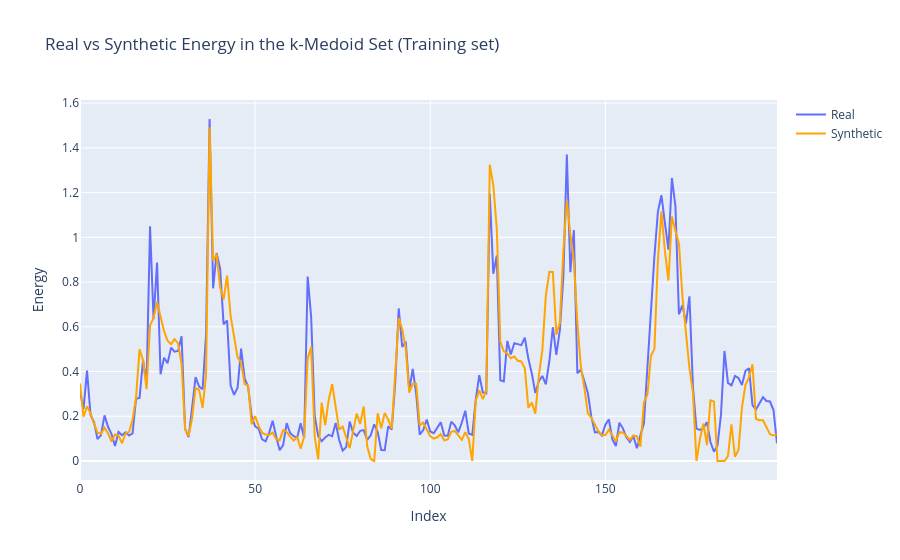

The notebook cell saved with this chart:
### Markdown cell above
## See how the Medoid_VAE fit the medoid_df

### Code cell
ids = kmedoid_df['LCLid'].unique()
np.random.seed(0)
id = np.random.choice(ids, 1)
temp_df = kmedoid_df[kmedoid_df['LCLid'] == id[0]]

weather, cluster, time, statistical, spike,spike_mag, noise, real_energy = utils.get_information(sequence_length, temp_df)

h = model_medoid.lstm_decoder(noise, weather, cluster, time)

fake_energy = h.squeeze().detach().cpu().numpy()
real_energy = real_energy.squeeze()

fig = go.Figure()

fig.add_trace(go.Scatter(x=np.arange(len(real_energy)), y=real_energy, mode='lines', name='Real'))
fig.add_trace(go.Scatter(x=np.arange(len(fake_energy)), y=fake_energy, mode='lines', name='Synthetic', line=dict(color='orange')))

fig.update_layout(title='Real vs Synthetic Energy in the k-Medoid Set (Training set)', xaxis_title='Index', yaxis_title='Energy')

### Figure 1 — Plotly figure (JSON) as saved in the notebook; plotly's stock layout.template omitted (floating-point values rounded to 4 significant figures; data arrays with more than 128 entries replaced by an {"elided": "..."} marker saying what was removed)
{"data": [{"mode": "lines", "name": "Real", "type": "scatter", "x": {"elided": "200 int values"}, "y": {"elided": "200 float values"}}, {"line": {"color": "orange"}, "mode": "lines", "name": "Synthetic", "type": "scatter", "x": {"elided": "200 int values"}, "y": {"elided": "200 float values"}}], "layout": {"title": {"text": "Real vs Synthetic Energy in the k-Medoid Set (Training set)"}, "xaxis": {"title": {"text": "Index"}}, "yaxis": {"title": {"text": "Energy"}}}}
